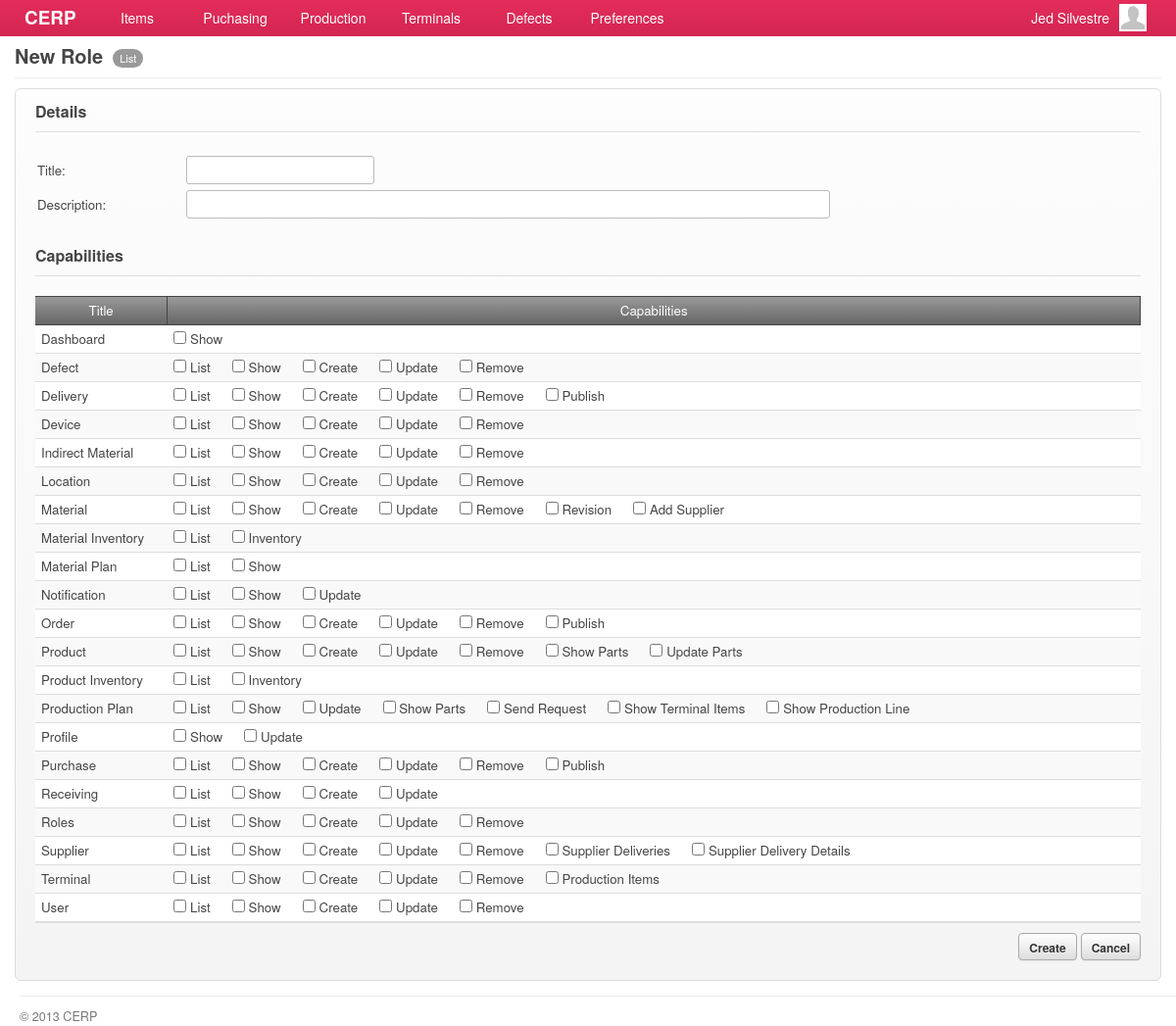
Page /account/roles-new.php (signed in) on the earlier database version.
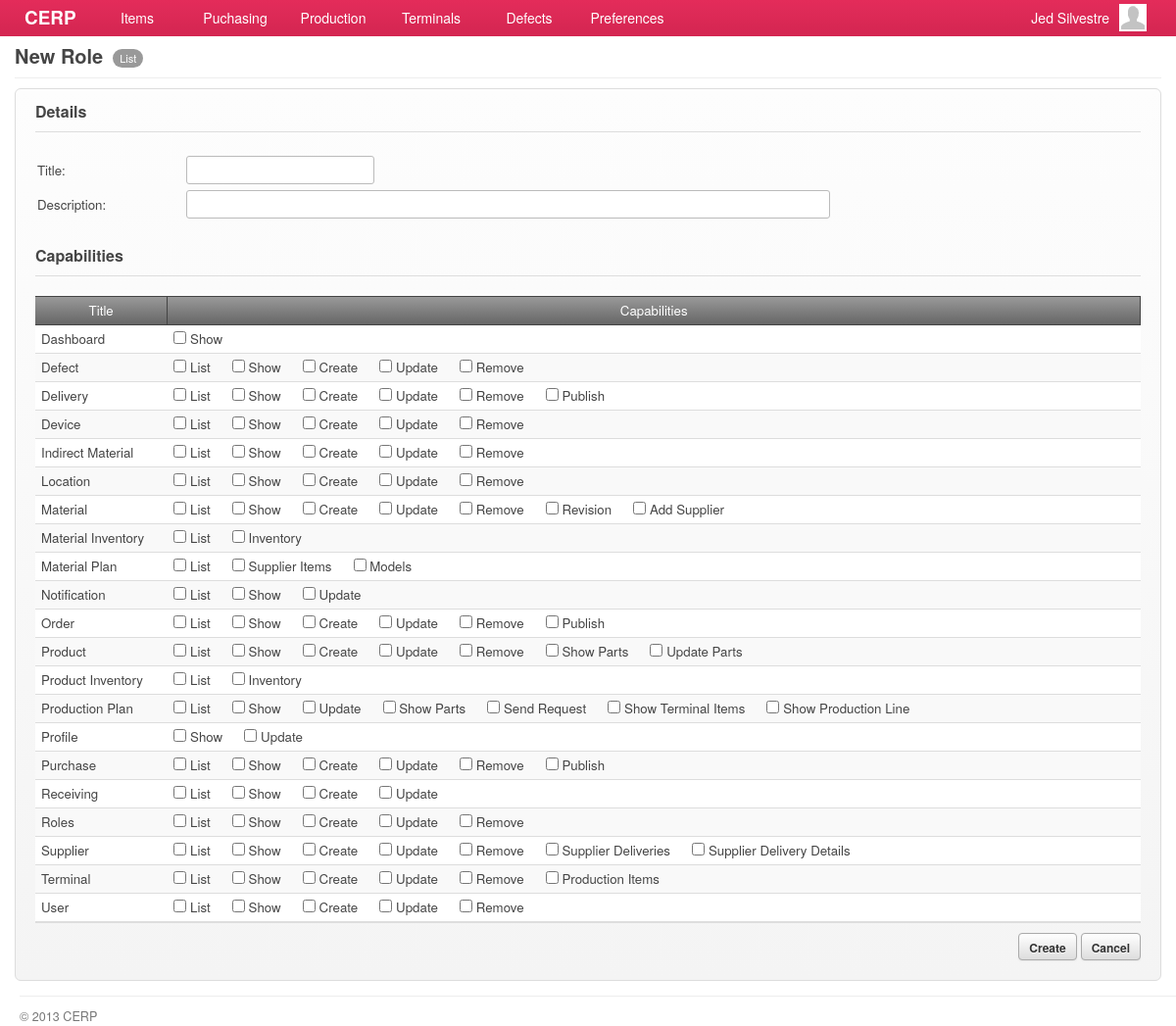
Same page on the later database version.
### tables this page shows
CREATE TABLE `capabilities` (
  `id` int(11) NOT NULL AUTO_INCREMENT,
  `title` varchar(45) DEFAULT NULL,
  `name` varchar(45) DEFAULT NULL,
  `capability` varchar(45) DEFAULT NULL,
  `url` varchar(45) DEFAULT NULL,
  `parent` int(11) DEFAULT NULL,
  PRIMARY KEY (`id`)
);

### include/general.class.php (called while the page is built, shortened)
<?php
require('database.class.php');
require('capabilities.class.php');
require('role.class.php');
$HostAccount	= "account";
$DB				= new MySQL;
  $Host			= "cerp";
  $HostAccount	= "/".$Host."/".$HostAccount;
  $DB->database	= "cerpdb";
  $DB->username	= "cerpuser";
  $DB->password	= "cerpuser";
  $DB->hostname	= "localhost";
$Capabilities	= new Capabilities($DB);
$Signed			= $_SESSION['user'];
$Role		= new Role($DB, $Signed['id']);
require('functions.php');
?>

### include/role.class.php (called while the page is built, shortened)
<?php
class Role
{
	private $DB;
	private $user_id;
	function Role($db, $uid) {
  	$this->DB = $db;
		$this->user_id = $uid;
  }
	function isCapableByName($cap_name) {
		foreach ($this->getUserRoles() as $user_role) {
			$result = $this->DB->Find('role_capabilities', array(
						  			'columns' 		=> 'role_capabilities.*',
						  			'joins' => 'INNER JOIN capabilities ON capabilities.id = role_capabilities.capability_id',
						  	    'conditions' 	=> 'capabilities.capability="'. $cap_name .'" AND role_id='. $user_role['role_id']));
			if(isset($result)) {
				return TRUE;
			}
		}
	}
	function getUserRoles() {
		$result = $this->DB->Get('user_roles', array(
						  			'columns' 		=> 'user_roles.role_id, roles.name',
						  			'joins' => 'INNER JOIN roles ON roles.id = user_roles.role_id',
						  	    'conditions' 	=> 'user_roles.user_id='. $this->user_id));
		if(isset($result)) {
			return $result;
		}
	}
}

### include/database.class.php (called while the page is built, shortened)
<?php
class MySQL {
  public $username	= "cerpuser";
  public $password	= "cerpuser";
  public $hostname	= "localhost";
  public function Connect() {
    $conn = mysql_connect($this->hostname, $this->username, $this->password) or die("<br/><span class='notice'><p class='error'><strong>ERROR!</strong> Unable to connect to MySQL! </p></span>");
    return $conn;
  }
  public function Query($sql) {
  	$conn = $this->Connect();
    $result = mysql_query($sql, $conn);
	return $result;
  }
  function Get($table, $args='') {
  	if (isset($args)) {
  	  $args['columns'] = (isset($args['columns']) ? $args['columns'] : '*');
  	  $args['joins'] = (isset($args['joins']) ? $args['joins'] : '');
		  $args['conditions'] = ($args['conditions'] == '' ? '' : 'WHERE '.$args['conditions']);
		  $args['sort_column'] = ($args['sort_column'] == '' ? '' : 'ORDER BY '.$args['sort_column']);
		  $args['sort_order'] = ($args['sort_order'] == '' ? '' : $args['sort_order']);
		  $args['startpoint'] = ($args['startpoint'] == '' ? '' : 'LIMIT '.$args['startpoint']);
		  $args['limit'] = ($args['limit'] == '' ? '' : ','.$args['limit']);
		}
	$data = array();
	$sql = "SELECT ".$args['columns']." FROM ".$table." ".$args['joins']." ".$args['conditions']." ".$args['sort_column']." ".$args['sort_order']." ".$args['startpoint']." ".$args['limit'];
	$result = $this->IsEmpty($this->Query($sql));
	if(!empty($result)) {
      while ($row = mysql_fetch_array($result)) {
        $data[] = $row;
      }
	}
	return $data;
  }
  function Find($table, $args='') {
  	if (isset($args)) {
  	  $args['columns'] = (isset($args['columns']) ? $args['columns'] : '*');
  	  $args['joins'] = (isset($args['joins']) ? $args['joins'] : '');
	  $args['conditions'] = ($args['conditions'] == '' ? '' : 'where '.$args['conditions']);
	}
	$sql = "SELECT ".$args['columns']." FROM ".$table." ".$args['joins']." ".$args['conditions'] ." ". $args['sort_column'];
	$row = $this->IsEmpty($this->Query($sql));
	return mysql_fetch_array($row);
  }
  private function IsEmpty($result) {
    if(mysql_num_rows($result) > 0) return $result;
    return null;
  }
}

### include/capabilities.class.php (called while the page is built, shortened)
<?php
class Capabilities {
  private $DB;
	public $All;
	function Capabilities($db) {
		$this->DB = $db;
		$this->GetCapabilities();
	}
  function GetTitle() {
    global $capability_key;
	return $this->All[$capability_key]['title'];
  }
	function GetCapabilities() {
		$capabilities = $this->DB->Get('capabilities', array(
					  			'columns' 		=> 'id, capability, title, name, parent, url',
					  	    'conditions' 	=> 'parent IS NOT null ORDER BY parent'));
		$all = array();
		foreach ($capabilities as $cap) {
			$all[$cap['capability']] = array('title' => $cap['title'],'name' => $cap['name'], 'url' => $cap['url'], 'parent' => $cap['parent']);
		}
		$this->All = $all;
	}
}

### include/functions.php (called while the page is built, shortened)
<?php
function host($uri='') {
  global $HostAccount;
  return $HostAccount."/".$uri;
}

### account/roles-new.php (the view, shortened to what the changed rows need)
<?php
  $capability_key = 'add_role';
  require('header.php');
	$allowed = $Role->isCapableByName($capability_key);
	if(!$allowed) {
		require('inaccessible.php');
	}else{
?>
	<div id="page">
		<div id="page-title">
    	<h2>
      	<span class="title"><?php echo $Capabilities->GetTitle(); ?></span>
        <?php
        	echo '<a href="'.$Capabilities->All['roles']['url'].'" class="nav">'.$Capabilities->All['roles']['name'].'</a>';
				?>
      </h2>
		</div>
		<div id="content">
		<form class="form-container" method="post">
			<h3 class="form-title">Details</h3>
      <table>
         <tr>
            <td width="150">Title:</td><td width="310"><input type="text" id="role[name]" name="role[name]" class="text-field" /></td>
            <td width="150"></td>
         </tr>
         <tr>
            <td>Description:</td>
            <td colspan="99">
              <input type="text" id="role[description]" name="role[description]" class="text-field" style="width:645px" />
            </td>
         </tr>
         <tr><td height="5" colspan="99"></td></tr>
      </table>
      <br/>
      <h3 class="form-title">Capabilities</h3>
      <div class="grid jq-grid">
        <table cellspacing="0" cellpadding="0">
          <thead>
            <tr>
          		<td width="12%" class="border-right text-center"><a>Title</a></td>
          		<td class="border-right text-center"><a>Capabilities</a></td>
            </tr>
          </thead>
          <tbody>
						<?php
							$cap_titles = $DB->Get('capabilities', array(
								  			'columns' 		=> 'id, name',
								  	    'conditions' 	=> 'parent IS null ORDER BY name'));
							$init = TRUE;
							foreach ($cap_titles as $title) {
								if(!$init)
									echo '</td></tr>';
								$init = FALSE;
								echo '<tr><td>'.$title['name'].'</td><td>';
								$capabilities = $DB->Get('capabilities', array(
									  			'columns' 		=> 'id, name',
									  	    'conditions' 	=> 'parent ='.$title['id']));
								foreach ($capabilities as $cap) {
									echo '<input type="checkbox" id="caps[]" name="caps[]" value="' .$cap['id']. '" /> '.$cap['name'].'&nbsp;&nbsp;&nbsp;&nbsp;&nbsp;&nbsp;';
								}
							}
							?>
					</tbody>
				</table>
			</div>
			<div class="field-command">
     	   <input type="submit" value="Create" class="btn"/>
         <input type="button" value="Cancel" class="btn redirect-to" rel="<?php echo host('roles.php'); ?>"/>
       </div>
    </form>
	</div>
</div>
<?php }
require('footer.php'); ?>

Differences in the rows shown:
changed capabilities: name "Show" → "Supplier Items"
added capabilities: name "Models", shown under "Material Plan"
